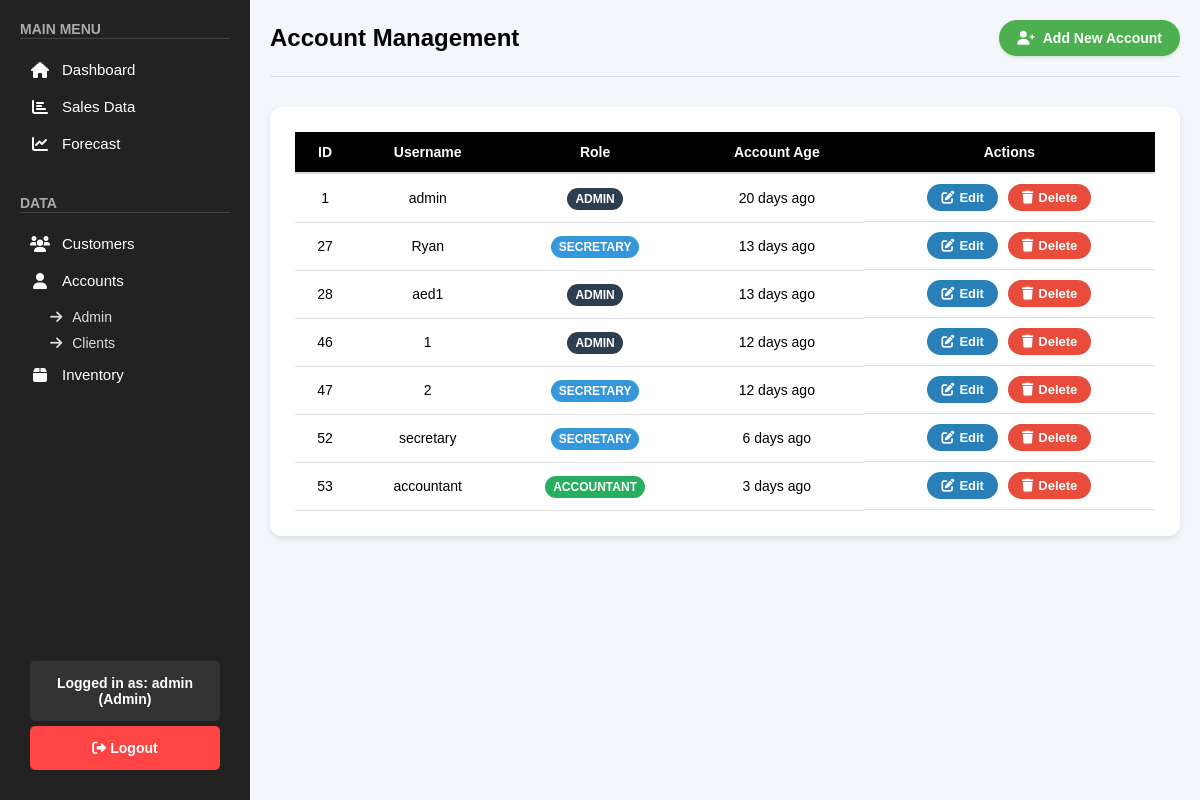
Screenshot of /public/pages/accounts.php (signed in) with the database file from the repository.
### tables this page shows
CREATE TABLE `accounts` (
  `id` int(11) NOT NULL,
  `username` varchar(50) NOT NULL,
  `password` varchar(255) NOT NULL,
  `created_at` timestamp NOT NULL DEFAULT current_timestamp(),
  `role` enum('admin','secretary','accountant') NOT NULL DEFAULT 'accountant'
);

### public/pages/accounts.php (the view, shortened to what this page needs)
<?php
include "../../backend/db_connection.php";
$sql = "SELECT id, username, role, created_at FROM accounts ORDER BY id ASC";
$result = $conn->query($sql);
?>
<!DOCTYPE html>
<html lang="en">
<head>
    <link rel="stylesheet" href="/top_exchange/public/css/accounts.css">
    <link rel="stylesheet" href="/top_exchange/public/css/sidebar.css">
    <link rel="stylesheet" href="https://cdnjs.cloudflare.com/ajax/libs/font-awesome/6.0.0/css/all.min.css">
    <link rel="stylesheet" href="https://cdnjs.cloudflare.com/ajax/libs/toastr.js/latest/toastr.min.css">
</head>
<body>
    <?php include '../sidebar.php'; ?>
    <div class="main-content">
        <div class="accounts-header">
            <h1>Account Management</h1>
            <button onclick="openAddAccountForm()" class="add-account-btn">
                <i class="fas fa-user-plus"></i> Add New Account
            </button>
        </div>
        <div class="accounts-table-container">
            <table class="accounts-table">
                <thead>
                    <tr>
                        <th>ID</th>
                        <th>Username</th>
                        <th>Role</th>
                        <th>Account Age</th>
                        <th>Actions</th>
                    </tr>
                </thead>
                <tbody>
                    <?php if ($result && $result->num_rows > 0): ?>
                        <?php while ($row = $result->fetch_assoc()):
                            $created_at = new DateTime($row['created_at']);
                            $now = new DateTime();
                            $diff = $created_at->diff($now);
                            if ($diff->y > 0) {
                                $account_age = $diff->y . " year" . ($diff->y > 1 ? "s" : "") . " ago";
                            } elseif ($diff->m > 0) {
                                $account_age = $diff->m . " month" . ($diff->m > 1 ? "s" : "") . " ago";
                            } elseif ($diff->d > 0) {
                                $account_age = $diff->d . " day" . ($diff->d > 1 ? "s" : "") . " ago";
                            } else {
                                $account_age = "Just now";
                            }
                        ?>
                            <tr>
                                <td><?= htmlspecialchars($row['id']) ?></td>
                                <td><?= htmlspecialchars($row['username']) ?></td>
                                <td>
                                    <?php
                                    $role = ucfirst($row['role']);
                                    echo "<span class='role-label role-$row[role]'>$role</span>";
                                    ?>
                                </td>
                                <td><?= $account_age ?></td>
                                <td class="action-buttons">
                                    <button class="edit-btn" onclick="openEditAccountForm(<?= $row['id'] ?>, '<?= htmlspecialchars($row['username']) ?>', '<?= $row['role'] ?>')">
                                        <i class="fas fa-edit"></i> Edit
                                    </button>
                                    <button class="delete-btn" onclick="openDeleteModal(<?= $row['id'] ?>, '<?= htmlspecialchars($row['username']) ?>')">
                                        <i class="fas fa-trash"></i> Delete
                                    </button>
                                </td>
                            </tr>
                        <?php endwhile; ?>
                    <?php else: ?>
                        <tr>
                            <td colspan="5" class="no-accounts">No accounts found.</td>
                        </tr>
                    <?php endif; ?>
                </tbody>
            </table>
        </div>
    </div>
</body>
</html>

### public/css/accounts.css (style rules this page uses)
body { font-family: Arial, sans-serif; background-color: #f3f6fb; margin: 0; box-sizing: border-box; }
.accounts-header { display: flex; justify-content: space-between; align-items: center; margin-bottom: 30px; padding-bottom: 20px; border-bottom: 1px solid #ddd; }
.accounts-header h1 { font-size: 24px; font-weight: bold; display: flex; align-items: center; gap: 12px; }
.add-account-btn { padding: 10px 18px; font-size: 14px; border: none; font-weight: bold; color: white; background-color: #4CAF50; border-radius: 20px; text-decoration: none; transition: 0.3s; display: flex; align-items: center; gap: 8px; box-shadow: 0px 2px 3px rgba(0, 0, 0, 0.1); }
.accounts-table-container { background-color: #ffffff; padding: 25px; border-radius: 12px; box-shadow: 0px 3px 6px rgba(0, 0, 0, 0.1); }
.accounts-table { width: 100%; border-collapse: collapse; font-size: 14px; }
.accounts-table th { background-color: black; color: white; font-weight: bold; padding: 12px; text-align: center; border-bottom: 2px solid #ddd; }
.accounts-table td { padding: 10px; text-align: center; border-bottom: 1px solid #e0e0e0; }
.action-buttons { display: flex; justify-content: center; gap: 10px; }
.edit-btn, .delete-btn { padding: 6px 14px; font-size: 13px; font-weight: 600; border-radius: 20px; text-decoration: none; transition: background-color 0.3s; display: flex; align-items: center; gap: 5px; border: none; }
.edit-btn { background-color: #2980b9; color: white; }
.delete-btn { background-color: #e74c3c; color: white; }
.role-label { font-weight: bold; padding: 4px 8px; border-radius: 12px; font-size: 12px; text-transform: uppercase; }
.role-admin { background-color: #2c3e50; color: white; }
.role-secretary { background-color: #3498db; color: white; }
.role-accountant { background-color: #27ae60; color: white; }

### public/css/sidebar.css (style rules this page uses)
* { margin: 0; padding: 0; box-sizing: border-box; font-family: Arial, sans-serif; text-decoration: none; }
.main-content { margin-left: 250px; padding: 20px; }

### rows the page displays
accounts: id "1", username "admin", role "ADMIN"
accounts: id "27", username "Ryan", role "SECRETARY"
accounts: id "28", username "aed1", role "ADMIN"
accounts: id "46", username "1", role "ADMIN"
accounts: id "47", username "2", role "SECRETARY"
accounts: id "52", username "secretary", role "SECRETARY"
accounts: id "53", username "accountant", role "ACCOUNTANT"

### other values shown
$_SESSION['username'] "admin"
$role "Admin"
